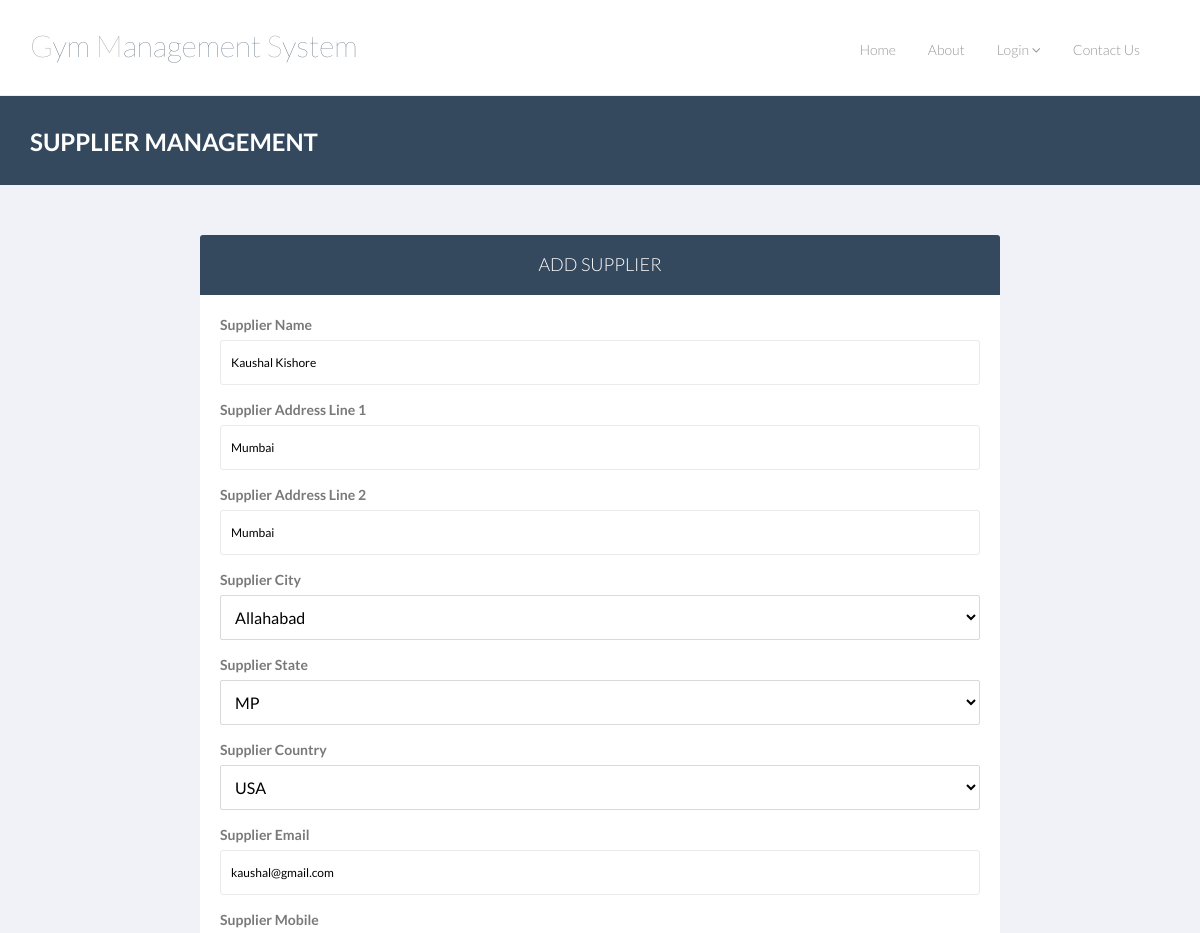
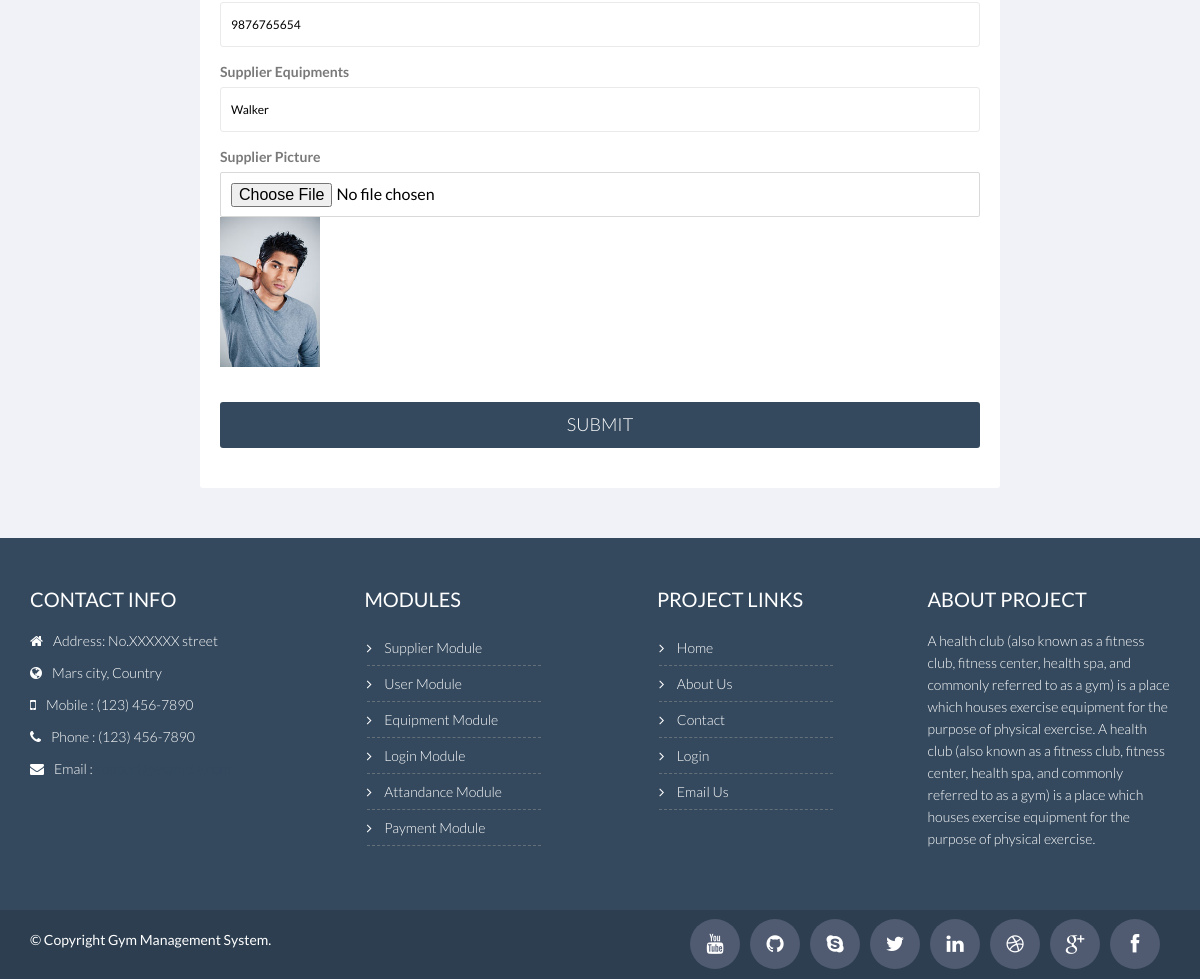
Screenshot of /gym_management_system/supplier.php?supplier_id=1 with the database file from the repository (2 pictures, top to bottom).
### tables this page shows
CREATE TABLE `supplier` (
  `supplier_id` int(11) NOT NULL,
  `supplier_name` varchar(255) NOT NULL,
  `supplier_add1` varchar(255) NOT NULL,
  `supplier_add2` varchar(255) NOT NULL,
  `supplier_city` varchar(255) NOT NULL,
  `supplier_state` varchar(255) NOT NULL,
  `supplier_country` varchar(255) NOT NULL,
  `supplier_email` varchar(255) NOT NULL,
  `supplier_mobile` varchar(255) NOT NULL,
  `supplier_equipments` varchar(255) NOT NULL,
  `supplier_image` varchar(255) NOT NULL
);

### gym_management_system/supplier.php (the view, shortened to what this page needs)
<?php
	include_once("includes/header.php");
	if($_REQUEST[supplier_id])
	{
		$SQL="SELECT * FROM `supplier` WHERE supplier_id = $_REQUEST[supplier_id]";
		$rs=mysqli_query($con,$SQL) or die(mysqli_error());
		$data=mysqli_fetch_assoc($rs);
	}
?>
    <div class="breadcrumbs">
        <div class="container">
            <div class="row">
                <div class="col-lg-4 col-sm-4">
                    <h1>Supplier Management</h1>
                </div>
            </div>
        </div>
    </div>
    <div class="registration-bg">
        <div class="container">
            <form action="lib/supplier.php" enctype="multipart/form-data" method="post" class="form-signin wow fadeInUp" action="" style="max-width:800px">
                <h2 class="form-signin-heading">Add Supplier</h2>
                <div class="login-wrap">
				    <div class="form-group">
						<label for="pwd">Supplier Name</label>
						<input type="text" class="form-control" placeholder="Supplier Name" autofocus="" name="supplier_name" id="supplier_name" value="<?=$data[supplier_name]?>">
				    </div>
				    <div class="form-group">
						<label for="pwd">Supplier Address Line 1</label>
						<input type="text" class="form-control" placeholder="Supplier Address Line 1" autofocus="" name="supplier_add1" id="supplier_date" value="<?=$data[supplier_add1]?>">
				    </div>
				    <div class="form-group">
						<label for="pwd">Supplier Address Line 2</label>
						<input type="text" class="form-control" placeholder="Supplier Address Line 2" autofocus="" name="supplier_add2" id="supplier_add2" value="<?=$data[supplier_add2]?>">
				    </div>
                    <div class="form-group">
						<label for="pwd">Supplier City</label>
						<select name="supplier_city" required class="form-control" placeholder="Select User" autofocus=""/>
							<?php echo get_new_optionlist("city","city_id","city_name",$data[supplier_city]); ?>
				    </div>
                    <div class="form-group">
						<label for="pwd">Supplier State</label>
						<select name="supplier_state" required class="form-control" placeholder="Select Month" autofocus=""/>
							<?php echo get_new_optionlist("state","state_id","state_name",$data[supplier_state]); ?>
				    </div>
				    <div class="form-group">
						<label for="pwd">Supplier Country</label>
						<select name="supplier_country" required class="form-control" placeholder="Select Month" autofocus=""/>
							<?php echo get_new_optionlist("country","country_id","country_name",$data[supplier_country]); ?>
				    </div>
                    <div class="form-group">
						<label for="pwd">Supplier Email</label>
						<input type="text" class="form-control" placeholder="Supplier Email" autofocus="" name="supplier_email" id="supplier_email" value="<?=$data[supplier_email]?>">
				    </div>
				    <div class="form-group">
						<label for="pwd">Supplier Mobile</label>
						<input type="text" class="form-control" placeholder="Supplier Mobile" autofocus="" name="supplier_mobile" id="supplier_mobile" value="<?=$data[supplier_mobile]?>">
				    </div>
				    <div class="form-group">
						<label for="pwd">Supplier Equipments</label>
						<input type="text" class="form-control" placeholder="Supplier Equipments" autofocus="" id="supplier_equipments" name="supplier_equipments" value="<?=$data[supplier_equipments]?>">
				    </div>
				    <div class="form-group">
						<label for="pwd">Supplier Picture</label>
						<input type="file" class="form-control" placeholder="Supplier Mobile" autofocus="" name="supplier_image" id="supplier_image" value="<?=$data[supplier_image]?>">
						<?php if(isset($data[supplier_image]) && $data[supplier_image] != "")  {?>
						<div><img src="<?=$SERVER_PATH.'uploads/'.$data[supplier_image]?>" style="width: 100px"></div><br>
						<?php } ?>
				    </div>
                    <button class="btn btn-lg btn-login btn-block" type="submit">Submit</button>
                </div>
            </form>
        </div>
     </div>
<?php include_once("includes/footer.php"); ?>

### gym_management_system/css/theme.css (style rules this page uses)
body { padding-top: 70px; padding-bottom: 30px; }

### gym_management_system/css/component.css (style rules this page uses)
body { position: relative; }

### gym_management_system/css/style.css (style rules this page uses)
body { color: #797979; font-family: 'Lato', sans-serif; padding: 0px !important; margin: 0px !important; font-size: 14px; }
h1, h2, h3, h4, h5, h6 { font-family: 'Lato', sans-serif; }
.breadcrumbs { background: #34495e; color: #fff; padding: 30px 0; margin-bottom: 40px; }
.breadcrumbs h1 { font-size: 24px; font-weight: 600; margin: 3px 0 0; text-transform: uppercase; }
.registration-bg { margin-top: -40px; background-color: #f1f2f7; }
.form-control { border: 1px solid #d9d9d9; border-radius: 2px; color:#000000; }
.btn-lg { border-radius: 1px; -webkit-border-radius: 1px; -moz-border-radius: 1px; }
.form-signin { max-width: 600px; margin: 50px auto 50px; background: #fff; border-radius: 3px; -moz-border-radius: 3px; -webkit-border-radius: 3px; }
.form-signin h2.form-signin-heading { margin: 0; padding: 20px 15px; text-align: center; background: #34495e; border-radius: 3px 3px 0 0; -moz-border-radius: 3px 3px 0 0; -webkit-border-radius: 3px 3px 0 0; color: #fff; font-size: 18px; text-transform: uppercase; font-weight: 300; }
.form-signin .form-control { position: relative; font-size: 16px; height: 45px; padding: 10px; -webkit-box-sizing: border-box; -moz-box-sizing: border-box; box-sizing: border-box; }
.form-signin input[type="text"], .form-signin input[type="password"] { margin-bottom: 15px; border-radius: 3px; -webkit-border-radius: 3px; -moz-border-radius: 3px; border: 1px solid #eaeaea; box-shadow: none; font-size: 12px; }
.form-signin .btn-login { background: #34495e; color: #fff; text-transform: uppercase; font-weight: 300; margin-bottom: 20px; border-radius: 3px; -webkit-border-radius: 3px; -moz-border-radius: 3px; -webkit-transition: all .3s ease; -moz-transition: all .3s ease; -ms-transition: all .3s ease; -o-transition: all .3s ease; transition: all .3s ease; }
.login-wrap { padding: 20px; -webkit-border-radius: 3px; -moz-border-radius: 3px; border-radius: 3px; }
.btn { border-radius: 4px; -webkit-border-radius: 4px; -moz-border-radius: 4px; }
.btn { font-weight: 500; -webkit-border-radius: 3px; -moz-border-radius: 3px; border-radius: 3px; border: 1px solid transparent; }

### rows the page displays
supplier: supplier_name "Kaushal Kishore", supplier_add1 "Mumbai", supplier_add2 "Mumbai", supplier_email "kaushal@gmail.com", supplier_mobile "9876765654", supplier_equipments "Walker", supplier_image (picture)

### other values shown
form field supplier_city "Allahabad"
form field supplier_state "MP"
form field supplier_country "USA"
